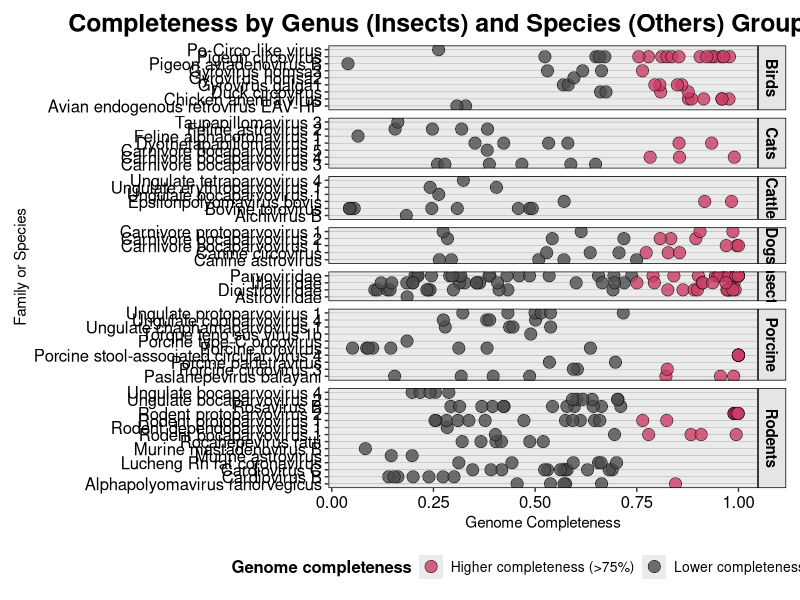
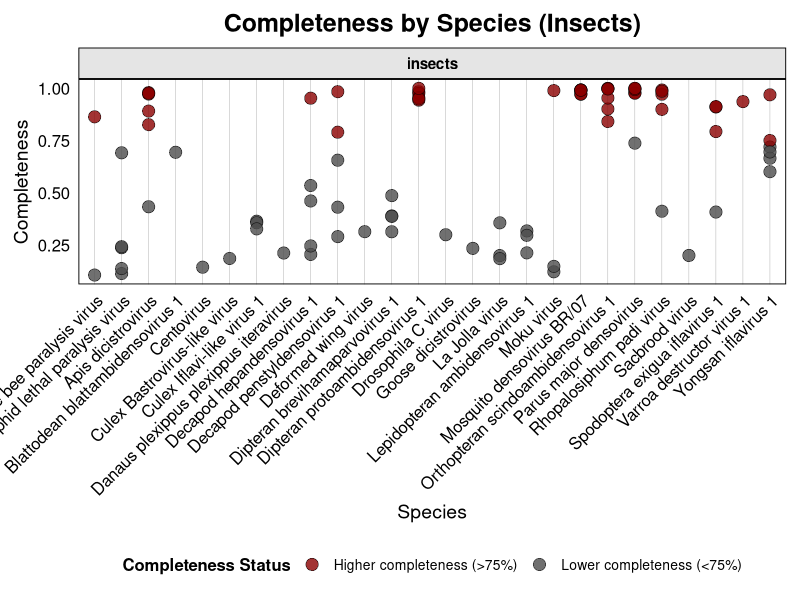

Write R code to recreate these figures, in order.
### Load required libraries
library(tidyverse)  # loads tidyr, readr, dplyr, ggplot2

### Read and pre‐process data
data <- read_csv("data.csv") %>%
  filter(!sample_ID %in% c("M6", "M8"))

### Prepare dataset for non-human animal viruses (Figure 3)
virus_data <- data %>%
  filter(grouped_association %in% c("Strictly animal", "insects")) %>%
  mutate(
    completeness      = covered_bases / reference_length,
    complete_status   = ifelse(completeness > 0.75, "Higher completeness (>75%)", "Lower completeness (<75%)"),
    # For insects use 'family', for others use 'species'
    identification_level = ifelse(grouped_association == "insects", family, species)
  )


### Figure 3 – Plot : Rotated axes (swap x and y)
plot <- ggplot(virus_data, aes(x = completeness, y = identification_level, fill = complete_status)) +
  geom_point(size = 4, alpha = 0.8, shape = 21, stroke = 0.3, color = "black") +
  facet_grid(`associated_with_(not_categorized)` ~ ., scales = "free_y", space = "free") +
  scale_fill_manual(values = c("Higher completeness (>75%)" = "#CA3D66",
                               "Lower completeness (<75%)" = "gray30")) +
  labs(
    title = "Completeness by Genus (Insects) and Species (Others) Grouped by Association",
    x = "Genome Completeness", y = "Family or Species", fill = "Genome completeness"
  ) +
  theme(
    axis.text.y     = element_text(hjust = 1, size = 12, color = "black"),
    axis.text.x     = element_text(size = 12, color = "black"),
    strip.background = element_rect(fill = "gray90", color = "black"),
    strip.text      = element_text(face = "bold", size = 11, color = "black"),
    panel.grid.major.x = element_blank(),
    panel.grid.minor.x = element_blank(),
    panel.grid.major.y = element_line(color = "gray50", size = 0.1),
    panel.border    = element_rect(color = "black", fill = NA),
    plot.title      = element_text(face = "bold", size = 18, hjust = 0.5),
    legend.position = "bottom",
    legend.title    = element_text(face = "bold", size = 12),
    legend.text     = element_text(size = 10),
    plot.background = element_rect(fill = "white", color = "white"),
    plot.margin     = margin(10, 10, 10, 10)
  )

### Supplementary Figure – Insect-specific viruses at species level
# Filter for insects only and use species as the identification level
insect_data <- data %>%
  filter(grouped_association == "insects") %>%
  mutate(
    completeness      = covered_bases / reference_length,
    complete_status   = ifelse(completeness > 0.75, "Higher completeness (>75%)", "Lower completeness (<75%)"),
    identification_level = species
  ) %>%
  select(sample_ID, species, completeness, complete_status, grouped_association, identification_level)

supplementary_plot <- ggplot(insect_data, aes(x = identification_level, y = completeness, fill = complete_status)) +
  geom_point(size = 4, alpha = 0.8, shape = 21, stroke = 0.3, color = "black") +
  facet_grid(~ grouped_association, scales = "free_x", space = "free") +
  scale_fill_manual(values = c("Higher completeness (>75%)" = "darkred", "Lower completeness (<75%)" = "gray30")) +
  labs(
    title = "Completeness by Species (Insects)",
    x = "Species", y = "Completeness", fill = "Completeness Status"
  ) +
  theme_minimal(base_size = 14) +
  theme(
    axis.text.x     = element_text(angle = 45, hjust = 1, size = 12, color = "black"),
    axis.text.y     = element_text(size = 12, color = "black"),
    strip.background = element_rect(fill = "gray90", color = "black"),
    strip.text      = element_text(face = "bold", size = 11, color = "black"),
    panel.grid.major.y = element_blank(),
    panel.grid.minor.y = element_blank(),
    panel.grid.major.x = element_line(color = "gray50", size = 0.1),
    panel.border    = element_rect(color = "black", fill = NA),
    plot.title      = element_text(face = "bold", size = 18, hjust = 0.5),
    legend.position = "bottom",
    legend.title    = element_text(face = "bold", size = 12),
    legend.text     = element_text(size = 10),
    plot.background = element_rect(fill = "white", color = "white"),
    plot.margin     = margin(10, 10, 10, 10)
  )

### Display or save the plots as needed
print(plot)           # Standard orientation
print(supplementary_plot)  # Supplementary figure (insect-specific)
